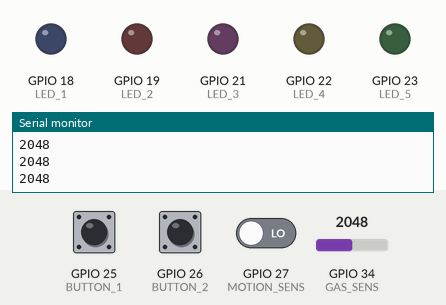
A sketch run on a simulated ESP32. Parts: output pins drawn as LEDs (lit = HIGH), the last lines printed to the serial monitor. The test bench sets the inputs (shaded band); at power-on: GPIO 34 (GAS_SENS) = 2048, GPIO 25 (BUTTON_1) HIGH, GPIO 26 (BUTTON_2) HIGH, GPIO 27 (MOTION_SENS) LOW.

Above: at 1.2 s.
1.3 s: GPIO 34 (GAS_SENS) set to 3843
4.3 s: GPIO 34 (GAS_SENS) set to 3927
7.3 s: GPIO 25 (BUTTON_1) pulled LOW for 0.15 s
At 7.9 s:
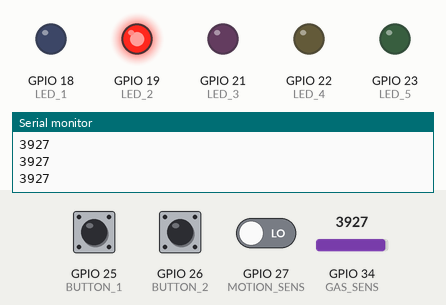
10.3 s: GPIO 26 (BUTTON_2) pulled LOW for 0.15 s
At 10.77 s:
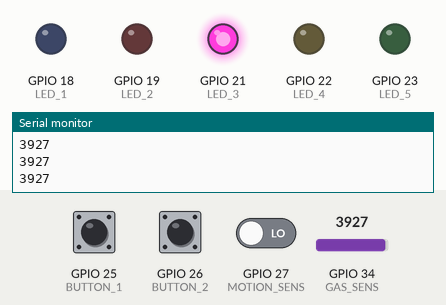
13.3 s: GPIO 26 (BUTTON_2) pulled LOW for 1 s
At 15.28 s:
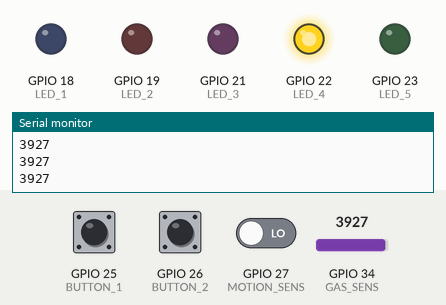
16.3 s: GPIO 26 (BUTTON_2) pulled LOW for 3.2 s
At 20.2 s:
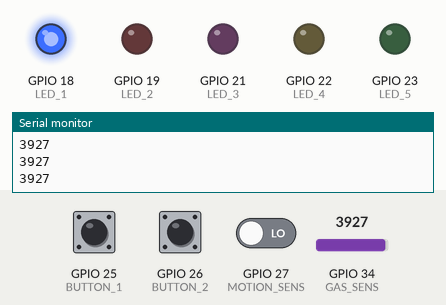
Timing chart, 0 to 22.0 s (numbered marks = the images above; inputs shaded):
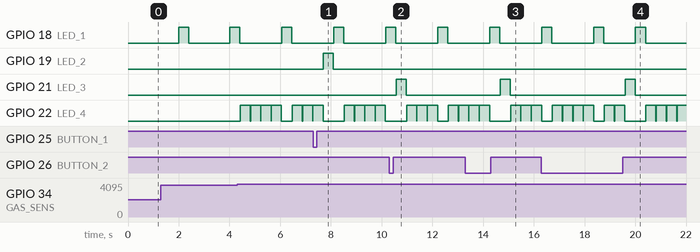

The sketch:

sketch.ino
```cpp
/**
 * @file sketch.ino
 * @mainpage RUS - Rad s Ugradbenim Sustavima
 *
 * @section overview Opis sustava
 * Ova vježba koristi ESP32 mikrokontroler za upravljanje svim vanjskim uređajima, te FreeRTOS realtime operacijski sustav za stvaranje tajmerskih prekide.
 * Korišteni vanjski uređaji su dva gumba, senzor plina i senzor kretanja. Cilj vježbe je uspješno implmentirati i upravljati višestrukim prekidima različitih prioriteta.
 *
 *
 * @seection button_interrupt Prekidi gumba
 * Sustav koristi dva gumba povezana na GND i digitalni ulaz kako bi detektirali pritisak
 * - Gumb 1 je povezan na pin 25
 * - Gumb 2 je povezan na pin 26
 *
 * Gumbima je svojstvo "bounce" softverski postavljeno na 0 eleminirajući potrebu za debouncing dijelom koda. Gumbi su povezani na prekid koji mijenja dodijeljene zastavice (`flag_button1`, `flag_button2`),
 * te prolaskom kroz glavnu petlju hijerarhijski odlučuje kako se pali LED povezane sa zastavicama.
 *
 * @section gas_interrupt Prekid senzora plina
 * Senzor plina MQ2 je povezan na GND, 5V napajanje, te analogni ulaz na pinu 34. Senzor kontinuirano motri (simuliranu) razinu plina, te dok je ona iznad 5000ppm pali
 * LED ovisno o hijerarhiji provedenih prekida.
 *
 * @section movement_interrupt Prekid senzora kretanja
 * Senzor kretanja PIR je povezan na GND, 5V napajanje, te digitalni ulaz na pinu 27. Kada senzor osjeti pokret, šalje digitalni signal i prekidom okreće dodijeljenju zastavicu (`flag_motion`). Time pali LED
 * ovisno o trenutnim prekidima, uračunavajući da je najniži prekid na listi prioriteta.
 *
 * @section timer_interrupt Prekid timera
 * Za implementaciju timera se koristi FreeRTOS software timer. Timer je postavljen da generira prekid svakih 2 sekunde, te okreće dodijeljenu zastavicu (`flag_timer`). Time se uvijeek prva pali povezana LED zbog
 * statusa najvišeg prioriteta timerskog prekida.
 *
 *
 * @section interrupt_priority Prekidi i prioriteti
 *
 * | ID           | Opis                                                                   | Prioritet    |
 * |--------------|------------------------------------------------------------------------|--------------|
 * | ISR_TIME     | Svaki tajmerski prekid ima najviši prioritet                           | Najviši      |
 * | ISR_1        | Sustav detektira pritisak gumba na pinu 25                             | Gumb (Visok) |
 * | ISR_2        | Sustav detektira pritisak gumba na pinu 26                             | Gumb (Niski) |
 * | ISR_GAS      | Sustav detektira razinu plina iznad 5000ppm                            | Srednji      |
 * | ISR_MOTION   | Sustav deetektira kretanje uz pomoć senzora                            | Najniži      |
 *
 * @note
 * Iako ESP32 podržava ugnježđene prekide, zbog manjka pokrivenosti tog materijala na internetu i
 * nedovoljnog znanja o tehnologiji, u nemogućnosti sam ih pravilno (na razini sklopovlja) implementirati.
 * Zbog toga će pravilna odrada prekida po prioritetima biti simulirana kao u danome primjeru
 *
 * @author Mislav Maljković
 * @date 25. ožujak 2026.
 * @version 1.0
*/


//Definiranje pinova za tipkala i LED diode
#define LED_1 18    ///< Pin za (plavi) LED indikator prekida ISR_TIME (Najviši prioritet)
#define LED_2 19    ///< Pin za (crveni) LED indikator prekida ISR_1 (Viši gumb prioritet)
#define LED_3 21    ///< Pin za (rozi) LED indikator prekida ISR_2 (Niži gumb prioritet)
#define LED_4 22    ///< Pin za (zuti) LED indikator prekida ISR_GAS (Srednji prioritet)
#define LED_5 23    ///< Pin za (zeleni) LED indikator prekida ISR_MOTION (Najmanji prioritet)

#define BUTTON_1 25   ///< Pin za gumb koji aktivira prekid ISR_1
#define BUTTON_2 26   ///< Pin za gumb koji aktivira prekid ISR_2


//Definiranje pinova za senzor pokreta i senzora plina
#define MOTION_SENS 27      ///< Pin za digitalni ulaz senzora kretanja
#define GAS_SENS 34         ///< Pin za analogni ulaz senzora plina


//Globalne varijable za praćenje stanja prekida
volatile bool flag_button1 = false;     ///< Zastavica koja signalizira prekid ISR_1
volatile bool flag_button2 = false;     ///< Zastavica koja signalizira prekid ISR_2
volatile bool flag_timer = false;       ///< Zastavica koja signalizira prekid timera
volatile bool flag_motion = false;      ///< Zastavica koja signalizira prekid senzora kretanja
volatile bool canInterrupt = true;      ///< Zastavica koja pokazuje dostupnost novih prekida
int analog = 0;                         ///< Konstantno mjerena vrijednost senzora plina
int blinkTiming = 400;                  ///< Vrijeme svijetljenja signala na LED intdikatoru (u milisekundama)


//Handler za timer koji koristimo
TimerHandle_t priorityTimer = NULL;     ///< Oznaka korištenog timera

/**
 * @brief Inicijalizacija LED pinova, pinova za gumbe, te kreacija prekida i timera
 *
 * Ova funkcija postavlja smjer pinova za LED indikatore i tipkala, postavlja vanjske prekide (tipkalo i senzor pokreta)
 * na rastući brid signala. Također konfigurira i pokreće timer koji se koristi za prekid.
 * Na kraju pokreće serisku komunikaciju kako bi omogućila poruke.
 */
void setup() {

  //Postavljanje LED pinova
  pinMode(LED_1, OUTPUT);     //Timer prekid (Najvisi prioritet)
  pinMode(LED_2, OUTPUT);     //Prvi Gumb prekid (Visi gumb prioritet)
  pinMode(LED_3, OUTPUT);     //Drugi Gumb prekid (Nizi gumb prioritet)
  pinMode(LED_4, OUTPUT);     //Prekid senzora plina (Srednji prioritet)
  pinMode(LED_5, OUTPUT);     //Preekid senzora pomaka (Najnizi prioritet)

  //Postavljanje pinova za gumbe
  pinMode(BUTTON_1, INPUT_PULLUP);
  pinMode(BUTTON_2, INPUT_PULLUP);

  //Kreiranje veze između pinova i prekida
  attachInterrupt(digitalPinToInterrupt(BUTTON_1), ISR_1, RISING);
  attachInterrupt(digitalPinToInterrupt(BUTTON_2), ISR_2, RISING);
  attachInterrupt(digitalPinToInterrupt(MOTION_SENS), ISR_MOT, RISING);

  //Definiranje svojstava i pokretanje tajmera
  priorityTimer = xTimerCreate(
    "PriorityTimer",                   //Ime timera
    2000 / portTICK_PERIOD_MS,         //Frekvencija timera
    pdTRUE,                            //Ponovno pokretajne timera
    NULL,                              //Timer ID
    PriorityCallback                   //Funkcija koja se zove svakih X
  );
  xTimerStart(priorityTimer, 0);       //Pokretanje timera

  //Pokretanje serijske komunikacije
  Serial.begin(115200);
}

/**
 * @brief Očitavanje vrijednosti senzora i rukovanj prekidima
 *
 * Ova funkcija svakim prolazom cita i zapisuje vrijednost na senzoru plina.
 * Ovisno o vrijednostima zastavica i analognog čitanja, koristeći zadanu hijerarhiju obrađuje
 * prekid najvišega prioriteta svakim prolazom, te im resetira zastavicu kad su odrađeni.
 */
void loop() {
  delay(10); //Delay za ubrzanje simulacije

  //Citanje vrijednosti senzora plina
  analog = analogRead(GAS_SENS);
  Serial.println(analog);

  //Prioritiziramo timer interrupt, te nakon hijerarhijski po redu radimo pozvane prekide
  if(flag_timer){
    Blink(LED_1);
    flag_timer = false;
  }else{

    if(flag_button1 && canInterrupt){
      Blink(LED_2);
      flag_button1 = false;
    }else if(flag_button2 && canInterrupt){
      Blink(LED_3);
      flag_button2 = false;
    }else if(analog > 3900 && canInterrupt){
      Blink(LED_4);
    }else if(flag_motion && canInterrupt){
      Blink(LED_5);
      flag_motion = false;
    }

  }
}

//ARDUINO_ISR_ATTR atribut za prekide
/**
 * @brief Upravljanje zastavicom prekida gumba 1
 *
 * Kada je gumb 1 stisnut i dođe do prekida, ova funkcija mijenja stanje zastavice flag_button1
 */
void ISR_1(){
  flag_button1 = true;
}

/**
 * @brief Upravljanje zastavicom prekida gumba 2
 *
 * Kada je gumb 2 stisnut i dođe do prekida, ova funkcija mijenja stanje zastavice flag_button2
 */
void ISR_2(){
  flag_button2 = true;
}

/**
 * @brief Upravljanje zastavicom prekida gumba senzora kretanja
 *
 * Kada senzor pokreta osjeti kretanje, dolazi do prekida te ova funkcija mijenja stanje zastavice flag_motion
 */
void ISR_MOT(){
  flag_motion = true;
}

/**
 * @brief Upravljanje zastavicom timera
 *
 * Kada dođe do promjene prekida timera ova funkcija se aktivira. Onda mijenja stanje zastavice flag_timer, te
 * onemogućuje sve ostale prekide dajući timeru prioritet
 */
void PriorityCallback(TimerHandle_t xTimer) {
  canInterrupt = false;
  flag_timer = true;
}

/**
 * @brief Bljeskanje LED
 *
 * Pozivom ove funkcije s predaje broj LED indikatora. Taj indikator se pali, te nakon određenog odgađanja
 * ponovno gasi. U tome vremenskom periodu je onemogućena obrada drugih prekida
 */
void Blink(int pinNumber){
  //FlagReset();
  canInterrupt = false;
  digitalWrite(pinNumber, HIGH);
  delay(blinkTiming);
  digitalWrite(pinNumber, LOW);
  canInterrupt = true;
}

/*void FlagReset(){
  flag_button1 = false;
  flag_button2 = false;
  flag_motion = false;
}*/
```

Measured:
- after the input at 7.3 s, GPIO 19 (LED_2): LOW → HIGH after 0.40 s, → LOW 0.40 s later
- after the input at 10.3 s, GPIO 21 (LED_3): LOW → HIGH after 0.27 s, → LOW 0.40 s later
- after the input at 13.3 s, GPIO 21 (LED_3): LOW → HIGH after 1.4 s, → LOW 0.40 s later
- after the input at 16.3 s, GPIO 21 (LED_3): LOW → HIGH after 3.3 s, → LOW 0.40 s later
